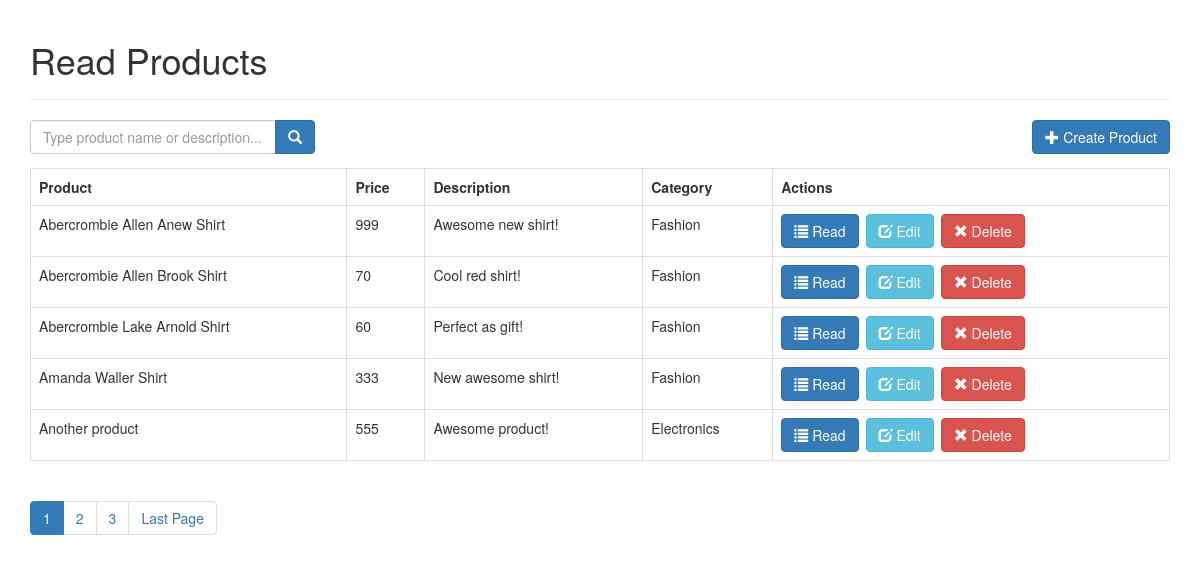
The page / on the database its author committed.
### tables this page shows
CREATE TABLE `products` (
  `id` int(11) NOT NULL,
  `name` varchar(32) NOT NULL,
  `description` text NOT NULL,
  `price` int(11) NOT NULL,
  `category_id` int(11) NOT NULL,
  `created` datetime NOT NULL,
  `modified` timestamp NOT NULL DEFAULT current_timestamp()
);

CREATE TABLE `categories` (
  `id` int(11) NOT NULL,
  `name` varchar(256) NOT NULL,
  `created` datetime NOT NULL,
  `modified` timestamp NOT NULL DEFAULT current_timestamp()
);

### index.php (called while the page is built, shortened)
<?php
    include_once 'config/core.php';
    include_once 'objects/product.php';
    include_once 'objects/category.php';
    $database = new Database();
    $db = $database->getConnection();
    $product = new Product($db);
    $category = new Category($db);
    $page_title = "Read Products";
    include_once "layout_header.php";
    $stmt = $product->readAll($from_record_num, $records_per_page);
    $page_url = "index.php?";
    $total_rows=$product->countAll();
    include_once "read_template.php";
    include_once "layout_footer.php";
?>

### objects/product.php (called while the page is built, shortened)
<?php
    class Product{
        private $conn;
        private $table_name = "products";
        public function __construct($db){
            $this->conn = $db;
        }
        function readAll($from_record_num, $records_per_page){
            $query = "SELECT
                        id, name, description, price, category_id
                    FROM
                        " . $this->table_name . "
                    ORDER BY
                        name ASC
                    LIMIT
                        {$from_record_num}, {$records_per_page}";
            $stmt = $this->conn->prepare( $query );
            $stmt->execute();
            return $stmt;
        }
        public function countAll(){
            $query = "SELECT id FROM " . $this->table_name . "";
            $stmt = $this->conn->prepare( $query );
            $stmt->execute();
            $num = $stmt->rowCount();
            return $num;
        }
    }
?>

### config/core.php (called while the page is built)
<?php
$page = isset($_GET['page']) ? $_GET['page'] : 1;
$records_per_page = 5;
$from_record_num = ($records_per_page * $page) - $records_per_page;
?>

### objects/category.php (called while the page is built, shortened)
<?php
    class Category{
        private $conn;
        private $table_name = "categories";
        public $id;
        public function __construct($db){
            $this->conn = $db;
        }
        function readName(){
            $query = "SELECT name FROM " . $this->table_name . " WHERE id = ? limit 0,1";
            $stmt = $this->conn->prepare( $query );
            $stmt->bindParam(1, $this->id);
            $stmt->execute();
            $row = $stmt->fetch(PDO::FETCH_ASSOC);
            $this->name = $row['name'];
        }
    }
?>

### read_template.php (the view)
<?php
echo "<form role='search' action='search.php'>";
    echo "<div class='input-group col-md-3 pull-left margin-right-1em'>";
        $search_value=isset($search_term) ? "value='{$search_term}'" : "";
        echo "<input type='text' class='form-control' placeholder='Type product name or description...' name='s' id='srch-term' required {$search_value} />";
        echo "<div class='input-group-btn'>";
            echo "<button class='btn btn-primary' type='submit'><i class='glyphicon glyphicon-search'></i></button>";
        echo "</div>";
    echo "</div>";
echo "</form>";
echo "<div class='right-button-margin'>";
    echo "<a href='create_product.php' class='btn btn-primary pull-right'>";
        echo "<span class='glyphicon glyphicon-plus'></span> Create Product";
    echo "</a>";
echo "</div>";
if($total_rows>0){
    echo "<table class='table table-hover table-responsive table-bordered'>";
        echo "<tr>";
            echo "<th>Product</th>";
            echo "<th>Price</th>";
            echo "<th>Description</th>";
            echo "<th>Category</th>";
            echo "<th>Actions</th>";
        echo "</tr>";
        while ($row = $stmt->fetch(PDO::FETCH_ASSOC)){
            extract($row);
            echo "<tr>";
                echo "<td>{$name}</td>";
                echo "<td>{$price}</td>";
                echo "<td>{$description}</td>";
                echo "<td>";
                    $category->id = $category_id;
                    $category->readName();
                    echo $category->name;
                echo "</td>";
                echo "<td>";
                    echo "<a href='read_one.php?id={$id}' class='btn btn-primary left-margin'>";
                        echo "<span class='glyphicon glyphicon-list'></span> Read";
                    echo "</a>";
                    echo "<a href='update_product.php?id={$id}' class='btn btn-info left-margin'>";
                        echo "<span class='glyphicon glyphicon-edit'></span> Edit";
                    echo "</a>";
                    echo "<a delete-id='{$id}' class='btn btn-danger delete-object'>";
                        echo "<span class='glyphicon glyphicon-remove'></span> Delete";
                    echo "</a>";
                echo "</td>";
            echo "</tr>";
        }
    echo "</table>";
    include_once 'paging.php';
}
else{
    echo "<div class='alert alert-danger'>No products found.</div>";
}
?>

### layout_header.php (shortened to what this page needs)
<!DOCTYPE html>
<html lang="en">
<head>
    <link rel="stylesheet" href="https://maxcdn.bootstrapcdn.com/bootstrap/3.3.7/css/bootstrap.min.css" />
    <link rel="stylesheet" href="libs/css/custom.css" />
</head>
<body>
    <div class="container">
        <?php
        echo "<div class='page-header'>
                <h1>{$page_title}</h1>
            </div>";
        ?>

### paging.php (shortened to what this page needs)
<?php
    echo "<ul class=\"pagination\">";
    $total_pages = ceil($total_rows / $records_per_page);
    $range = 2;
    $initial_num = $page - $range;
    $condition_limit_num = ($page + $range)  + 1;
    for ($x=$initial_num; $x<$condition_limit_num; $x++) {
        if (($x > 0) && ($x <= $total_pages)) {
            if ($x == $page) {
                echo "<li class='active'><a href=\"#\">$x <span class=\"sr-only\">(current)</span></a></li>";
            }
            else {
                echo "<li><a href='{$page_url}page=$x'>$x</a></li>";
            }
        }
    }
    if($page<$total_pages){
        echo "<li><a href='" .$page_url . "page={$total_pages}' title='Last page is {$total_pages}.'>";
            echo "Last Page";
        echo "</a></li>";
    }
    echo "</ul>";
?>

### layout_footer.php (shortened to what this page needs)
    </div>
</body>
</html>

### libs/css/custom.css (style rules this page uses)
.left-margin { margin:0 .5em 0 0; }
.right-button-margin { margin: 0 0 1em 0; overflow: hidden; }

### rows shown on the page
products: name "Abercrombie Allen Anew Shirt", price "999", description "Awesome new shirt!", category.name "Fashion"
products: name "Abercrombie Allen Brook Shirt", price "70", description "Cool red shirt!", category.name "Fashion"
products: name "Abercrombie Lake Arnold Shirt", price "60", description "Perfect as gift!", category.name "Fashion"
products: name "Amanda Waller Shirt", price "333", description "New awesome shirt!", category.name "Fashion"
products: name "Another product", price "555", description "Awesome product!", category.name "Electronics"

### other values the page prints
$page_title "Read Products"
